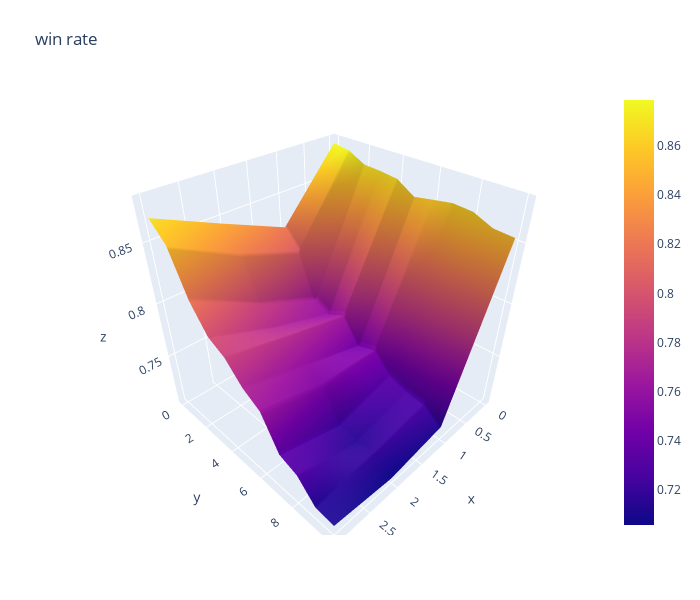

Write notebook code for a chart like this one.
### Code cell
import plotly.graph_objects as go

z_data = df_win_rate.copy(deep=True)
fig = go.Figure(data=[go.Surface(z=z_data.values)])

fig.update_layout(title="win rate", # 标题
                  autosize=False,  # 尺度自动缩放
                  width=700,  # 长宽
                  height=600,
                  margin=dict(l=65,r=50,b=65,t=90)  # 4个位置的距离
                 )

fig.show()

### Figure 1 — Plotly figure (JSON) as saved in the notebook; plotly's stock layout.template omitted (floating-point values rounded to 4 significant figures)
{"data": [{"type": "surface", "z": [[0.8786, 0.8214, 0.8444, 0.8683], [0.8765, 0.8054, 0.8255, 0.8545], [0.8692, 0.7663, 0.7884, 0.819], [0.8683, 0.7588, 0.7751, 0.7978], [0.8665, 0.7662, 0.7778, 0.7898], [0.8571, 0.7445, 0.7594, 0.7737], [0.86, 0.75, 0.75, 0.7642], [0.8627, 0.7345, 0.7212, 0.7358], [0.8616, 0.729, 0.7143, 0.73], [0.8548, 0.7263, 0.7191, 0.7126], [0.8537, 0.7143, 0.7059, 0.7108]]}], "layout": {"autosize": false, "height": 600, "margin": {"b": 65, "l": 65, "r": 50, "t": 90}, "title": {"text": "win rate"}, "width": 700}}
